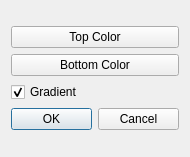
<?xml version="1.0" encoding="UTF-8"?>
<ui version="4.0">
 <class>BackgroundColor</class>
 <widget class="QDialog" name="BackgroundColor">
  <property name="geometry">
   <rect>
    <x>0</x>
    <y>0</y>
    <width>190</width>
    <height>157</height>
   </rect>
  </property>
  <property name="windowTitle">
   <string>Background Color</string>
  </property>
  <layout class="QGridLayout" name="gridLayout">
   <item row="0" column="0">
    <layout class="QVBoxLayout" name="verticalLayout_2">
     <item>
      <layout class="QVBoxLayout" name="verticalLayout">
       <item>
        <widget class="QPushButton" name="pushButtonTop">
         <property name="styleSheet">
          <string notr="true"/>
         </property>
         <property name="text">
          <string>Top Color</string>
         </property>
         <property name="autoDefault">
          <bool>false</bool>
         </property>
        </widget>
       </item>
       <item>
        <widget class="QPushButton" name="pushButtonBottom">
         <property name="text">
          <string>Bottom Color</string>
         </property>
         <property name="autoDefault">
          <bool>false</bool>
         </property>
        </widget>
       </item>
       <item>
        <widget class="QCheckBox" name="checkBoxGrad">
         <property name="text">
          <string>Gradient</string>
         </property>
         <property name="checked">
          <bool>true</bool>
         </property>
        </widget>
       </item>
      </layout>
     </item>
     <item>
      <layout class="QHBoxLayout" name="horizontalLayout">
       <item>
        <widget class="QPushButton" name="okButton">
         <property name="text">
          <string>OK</string>
         </property>
        </widget>
       </item>
       <item>
        <widget class="QPushButton" name="cancelButton">
         <property name="text">
          <string>Cancel</string>
         </property>
         <property name="autoDefault">
          <bool>false</bool>
         </property>
        </widget>
       </item>
      </layout>
     </item>
    </layout>
   </item>
  </layout>
 </widget>
 <resources/>
 <connections>
  <connection>
   <sender>checkBoxGrad</sender>
   <signal>clicked(bool)</signal>
   <receiver>pushButtonBottom</receiver>
   <slot>setVisible(bool)</slot>
   <hints>
    <hint type="sourcelabel">
     <x>98</x>
     <y>121</y>
    </hint>
    <hint type="destinationlabel">
     <x>130</x>
     <y>88</y>
    </hint>
   </hints>
  </connection>
 </connections>
</ui>
